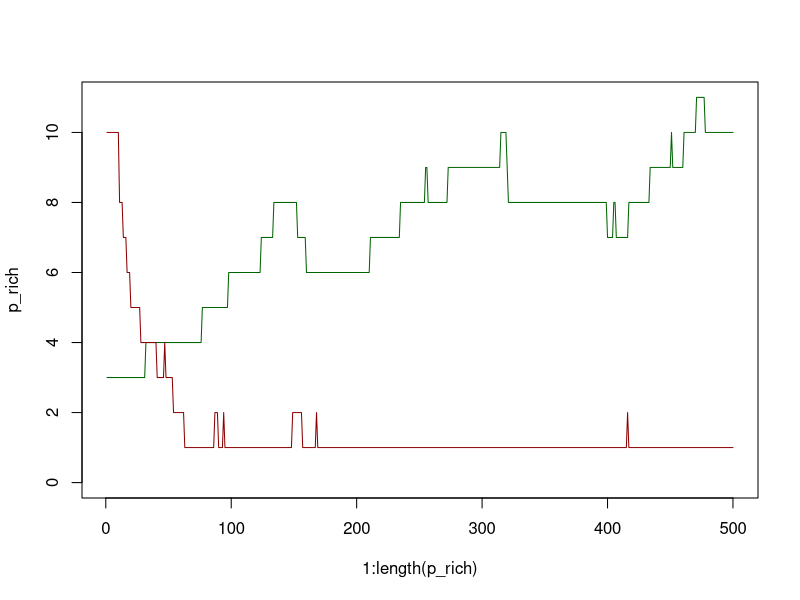
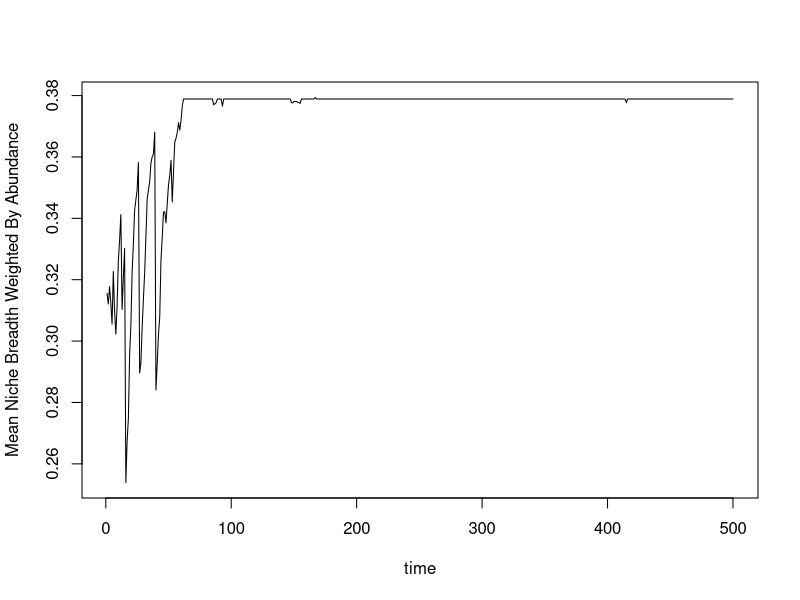
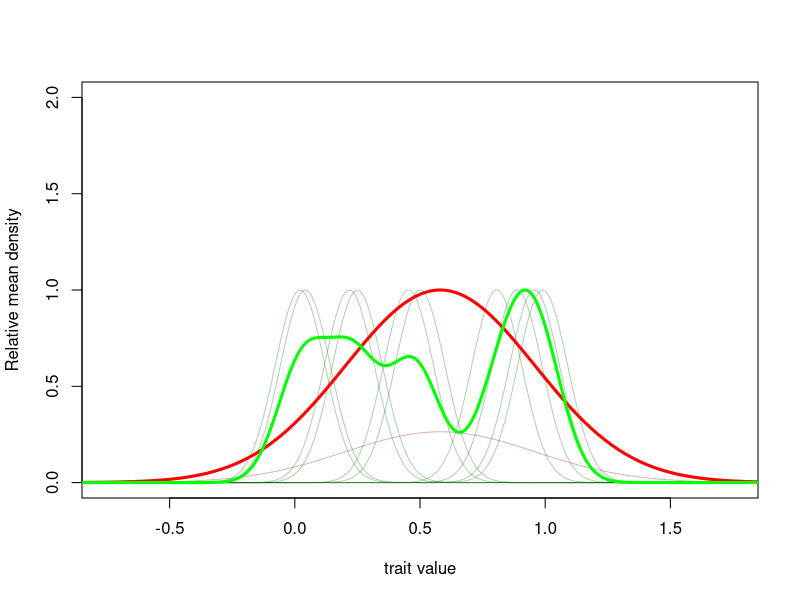

The R script that drew these images, in order:
## ---- chunk 1
knitr::opts_chunk$set(echo = TRUE)
## ---- chunk 2
library(scales)
library(tidyverse)
## ---- chunk 3
n_plants <- 3
n_animals <- 10

p_pops <- c(100, 500, 200)/10
p_traitM <- c(0.25, 0.99, 0.5)
p_traitV <- c(0.1, 0.1, 0.1) #All set to be the same in Becker paper

a_pops <- c(50, 100, 200, 100, 300, 670, 420, 78, 460, 92)/10
#a_pops <- c(0, 0, 0)
#a_pops <- c(.5, .1, .2)
a_traitM <- runif(10, 0, 1)
a_traitV <- runif(10, 0, .5)
#a_traitM <- c(0.2, 0.66, 0.8)
#a_traitV <- c(0.25, 0.5, 0.1)
## ---- chunk 4
r <- 0.5
mup <- .2
mua <- 0.2
o <- 0.1
lambda <- 0.8
K <- 100
e_thresh <- 2
invade_size <- 5


min.f1f2 <- function(x, mu1, mu2, sd1, sd2) {
    f1 <- dnorm(x, mean=mu1, sd=sd1)
    f2 <- dnorm(x, mean=mu2, sd=sd2)
    pmin(f1, f2)
}
## ---- chunk 5
num_timeSteps <- 500
p_rich <- NULL
a_rich <- NULL
WmeanV <- NULL
meanV <- NULL

for(t in 1:num_timeSteps){
  p_rich <- rbind(p_rich, n_plants)
  a_rich <- rbind(a_rich, n_animals)
  #Check if community is same as in t-1
    #if so; recalculate A and u
  alpha <- matrix(nrow=n_animals, ncol=n_plants) #Create an empty matrix for plant-pollinator partnerships
  for(ia in 1:n_animals){
    for(ip in 1:n_plants){
    alpha[ia, ip] <- integrate(min.f1f2, -Inf, Inf, mu1=p_traitM[ip], mu2=a_traitM[ia], sd1=p_traitV[ip], sd2=a_traitV[ia])$value #Integrate our minimum equation over all numbers; output is the total area overlapping both curves, with max value of perfectly overlapping curves as 1
    }
  }
  alpha[alpha<0.05] <- 0
  
  u <- matrix(data=NA, nrow=n_plants, ncol=n_plants)
  
  for(p1 in 1:n_plants){
    for(p2 in 1:n_plants){
      u[p1, p2] <- integrate(min.f1f2, -Inf, Inf, mu1=p_traitM[p1], mu2=p_traitM[p2], sd1=p_traitV[p1], sd2=p_traitV[p2])$value #Integrate our minimum equation over all numbers; output is the total area overlapping both curves, with max value of perfectly overlapping curves as 1
      }
  }
  #Find out dpop/dt
  a_change <- vector(mode="numeric", length=n_animals) #Plant growth rate
    for(n in 1:n_animals){
    propOfplants <- 0
    nums <- alpha[n,]*p_pops
    for(i in 1:n_plants){
      #Numerator-plant reward given by each focal pollinator
      propOfplants <- propOfplants+nums[i]/(r+sum(alpha[,i]*a_pops)) #Denominator-scaled by total available pollen
    }
    pollDeath <- mua
    a_change[n] <- lambda*propOfplants - pollDeath# + o*rnorm(n=1, mean=0, sd=0.1)+o*rnorm(n=1, mean=0, sd=0.1)
  } #Animal Growth Rate
  
  p_change <- vector(mode="numeric", length=n_plants) #Plant growth rate
  for(n in 1:n_plants){
      plantCompetition <- (K-sum(u[n,]*p_pops[n]))/K
      #pollBenefits <-sum(alpha[,n]*a_pops*p_pops[n])/(r+sum(alpha[,n]*a_pops)) #NOTE: THIS IS MORE SIMILIAR TO BECKER. NOt sure why their p_pop is included here. 
      pollBenefits <-sum(alpha[,n]*a_pops)/(r+sum(alpha[,n]*a_pops))
      plantDeath <- mup
      p_change[n] <- r*plantCompetition*pollBenefits - plantDeath# + o*rnorm(n=1, mean=0, sd=0.1) 
  }
  #Project to t+1
  for(i in 1:n_plants){
    p_pops[i] <- sum(rpois(n=round(p_pops[i]),lambda = 1+p_change[i])) #Poisson birth process for plants
  }
  #p_pops <- p_pops*(1+p_change)
  #a_pops <- (a_change+1)*a_pops #Update Animal population
  for(i in 1:n_animals){
    a_pops[i] <- sum(rpois(n=round(a_pops[i]),lambda = 1+a_change[i])) #Poisson birth process for animals
  }
  #Extinction?
  if(length(p_pops[p_pops<=e_thresh])>0){
    print("plant extinction")
  }
    #Plant Extinction
    p_pops <- p_pops[which(p_pops>e_thresh)]
    p_traitM <- p_traitM[which(p_pops>e_thresh)]
    p_traitV <- p_traitV[which(p_pops>e_thresh)]
    #Animal Extinction
      if(length(a_pops[a_pops<=e_thresh])>0){
    print("animal extinction")
  }
    a_pops <- a_pops[which(a_pops>e_thresh)]
    a_traitM <- a_traitM[which(a_pops>e_thresh)]
    a_traitV <- a_traitV[which(a_pops>e_thresh)]  
  #Do we invade? 
    if(rbinom(1, 1, 0.05)==1){
      #print("invasion")
      invasion <- runif(1)
      if(invasion >=0.5){
        print("plant invades")
        p_pops <- c(p_pops, invade_size) #new pop always invades at 0.1
        p_traitM <- c(p_traitM, runif(1)) #pick new trait mean from a uniform distribution [0,1]
        p_traitV <- c(p_traitV, 0.1) #All set to be the same in Becker paper
    }else{
      print("pollinator invades")
      a_pops <- c(a_pops, invade_size) #new pop always invades at 0.1
      a_traitM <- c(a_traitM, runif(1)) #pick new trait mean from a uniform distribution [0,1]
      a_traitV <- c(a_traitV, runif(1, 0, 0.5)) #Same for new trait variance
    }
    }
  n_animals <- length(a_pops)
  n_plants <- length(p_pops)
    
  if(n_animals < 1| n_plants < 1){
    print("Network breakdown")
      break
    }
  #print(paste("polls=", n_animals, sep=""))
  WmeanV <- rbind(WmeanV, sum((a_pops*a_traitV))/sum(a_pops))
  meanV <- rbind(meanV, sum(a_traitV)/n_animals)
  if(t %% 100==0)
  print(t)
}
## ---- chunk 6
plot(x=1:length(p_rich), y=p_rich, type="l", col="dark green", ylim=c(0,max(p_rich, a_rich)))
lines(x=1:length(a_rich), y=a_rich, type="l", col="dark red")

plot(x=1:length(WmeanV), y=WmeanV, type="l", xlab="time", ylab="Mean Niche Breadth Weighted By Abundance")
#lines(x=1:length(meanV), y=meanV, type="l")
## ---- chunk 7
plot(x=NA, y=NA, xlim=c(-0.75,1.75), ylim=c(0,2), xlab="trait value", ylab="Relative mean density")
for(i in 1:length(a_traitM)){
  lines(x=seq(-2, 2, by=0.01), y=dnorm(x=seq(-2, 2, by=0.01), mean=a_traitM[i], sd=a_traitV[i])/max(dnorm(x=seq(-2, 2, by=0.01), mean=p_traitM[i], sd=p_traitV[i])), col=alpha("dark red", 0.3))
}
for(i in 1:length(p_traitM)){
  lines(x=seq(-2, 2, by=0.01), y=dnorm(x=seq(-2, 2, by=0.01), mean=p_traitM[i], sd=p_traitV[i])/max(dnorm(x=seq(-2, 2, by=0.01), mean=p_traitM[i], sd=p_traitV[i])), col=alpha("dark green", 0.3))
}

a_den <- rep(0, length=length(seq(-2, 2, by=0.01)))
for(i in 1:length(a_traitM)){
  a_den <- a_den+ dnorm(x=seq(-2, 2, by=0.01), mean=a_traitM[i], sd=a_traitV[i])
}
lines(x=seq(-2, 2, by=0.01), y=a_den/max(a_den), col="red", lwd=3)

p_den <- rep(0, length=length(seq(-2, 2, by=0.01)))
for(i in 1:length(p_traitM)){
  p_den <- p_den+ dnorm(x=seq(-2, 2, by=0.01), mean=p_traitM[i], sd=p_traitV[i])
}
lines(x=seq(-2, 2, by=0.01), y=p_den/max(p_den), col="green", lwd=3)
